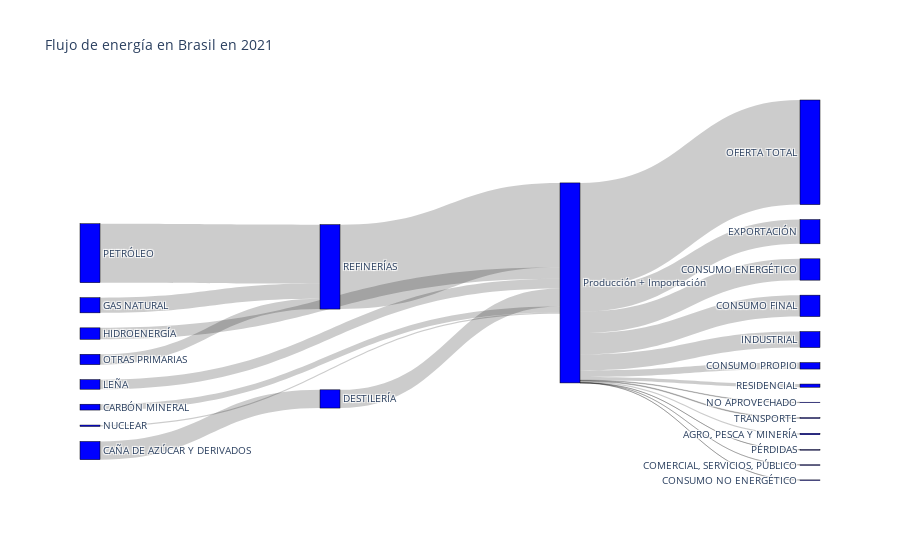

Notebook source saved alongside this figure:
### Code cell
import plotly.graph_objects as go
import numpy as np

# Fuentes de energía (columnas "O.T. ...")
fuentes = ["PETRÓLEO", "GAS NATURAL", 
           "CARBÓN MINERAL", "HIDROENERGÍA", "NUCLEAR",
           "OTRAS PRIMARIAS", "LEÑA", "CAÑA DE AZÚCAR Y DERIVADOS"]

# Sectores de consumo (valores únicos en la columna "Consumo Final")
sectores = df_matriz["Consumo Final"].unique()

# Crear listas para guardar los datos del diagrama de Sankey
labels = list(fuentes) + ['REFINERÍAS', 'DESTILERÍA', 'Producción + Importación'] + list(sectores)
source = []  # índices de las fuentes
target = []  # índices de los destinos
value = []  # valores de los flujos

# Fuentes que pasan por 'Refinerías' y 'Destilerías'
REFINERÍAS = ["PETRÓLEO", "GAS NATURAL", "OTRAS PRIMARIAS"]
DESTILERÍA = ["CAÑA DE AZÚCAR Y DERIVADOS", "OTRAS PRIMARIAS"]

# Llenar las listas source, target y value para los nodos de las fuentes a 'Refinerías', 'Destilerías' o 'Producción + Importación'
for i, fuente in enumerate(fuentes):
    valor = df_matriz.loc[(df_matriz["Consumo Final"] == "PRODUCCIÓN") | (df_matriz["Consumo Final"] == "IMPORTACIÓN"), fuente].sum()
    if not np.isnan(valor):  # ignorar los valores NaN
        source.append(i)
        if fuente in REFINERÍAS:
            target.append(len(fuentes))  # el índice del nodo de 'Refinerías'
        elif fuente in DESTILERÍA:
            target.append(len(fuentes) + 1)  # el índice del nodo de 'Destilerías'
        else:
            target.append(len(fuentes) + 2)  # el índice del nodo de 'Producción + Importación'
        value.append(valor)

# Llenar las listas source, target y value para los nodos de 'Refinerías' y 'Destilerías' a 'Producción + Importación'
for i, nodo_intermedio in enumerate(['REFINERÍAS', 'DESTILERÍA'], start=len(fuentes)):
    valor = sum(value[j] for j in range(len(source)) if target[j] == i)
    if not np.isnan(valor):  # ignorar los valores NaN
        source.append(i)
        target.append(len(fuentes) + 2)  # el índice del nodo de 'Producción + Importación'
        value.append(valor)

# Llenar las listas source, target y value para los nodos de 'Producción + Importación' a los sectores
for j, sector in enumerate(sectores):
    if sector not in ['PRODUCCIÓN', 'IMPORTACIÓN']:  # ignorar las filas de 'Producción' e 'Importación'
        valor = df_matriz.loc[df_matriz["Consumo Final"] == sector, fuentes].sum().sum()  # sumar todos los valores para este sector
        if not np.isnan(valor):  # ignorar los valores NaN
            source.append(len(fuentes) + 2)  # el índice del nodo de 'Producción + Importación'
            target.append(len(fuentes) + j + 3)  # los índices de los destinos empiezan después del índice de 'Producción + Importación'
            value.append(valor)

# Crear el diagrama de Sankey
fig = go.Figure(data=[go.Sankey(
    node = dict(
        pad = 15,
        thickness = 20,
        line = dict(color = "black", width = 0.5),
        label = labels,
        color = "blue"
    ),
    link = dict(
        source = source,
        target = target,
        value = value
    )
)])

fig.update_layout(title_text="Flujo de energía en Brasil en 2021", font_size=10)
fig.show()

### Figure 1 — Plotly figure (JSON) as saved in the notebook; plotly's stock layout.template omitted (floating-point values rounded to 4 significant figures)
{"data": [{"link": {"source": [0, 1, 2, 3, 4, 5, 6, 7, 8, 9, 10, 10, 10, 10, 10, 10, 10, 10, 10, 10, 10, 10, 10, 10, 10, 10, 10, 10, 10, 10, 10, 10, 10, 10, 10, 10], "target": [8, 8, 10, 10, 10, 8, 10, 9, 10, 10, 11, 14, 15, 16, 17, 18, 19, 20, 21, 22, 23, 24, 25, 26, 27, 28, 29, 30, 31, 32, 33, 34, 35, 36, 37, 38], "value": [160100.0, 41170.0, 15850.0, 31130.0, 3836.0, 28040.0, 26020.0, 49470.0, 229300.0, 49470.0, 0, 65720.0, -4539.0, 1218.0, 284100.0, -92550.0, -58190.0, -17700.0, -2584.0, -7346.0, -7850.0, -15540.0, -6324.0, -208100.0, 17590.0, 259.4, -0.1857, 1903.0, 43490.0, 8594.0, 395.7, 3557.0, 0, 57940.0, 215.9, 58160.0]}, "node": {"color": "blue", "label": ["PETRÓLEO", "GAS NATURAL", "CARBÓN MINERAL", "HIDROENERGÍA", "NUCLEAR", "OTRAS PRIMARIAS", "LEÑA", "CAÑA DE AZÚCAR Y DERIVADOS", "REFINERÍAS", "DESTILERÍA", "Producción + Importación", null, "PRODUCCIÓN", "IMPORTACIÓN", "EXPORTACIÓN", "VARIACIÓN DE INVENTARIOS", "NO APROVECHADO", "OFERTA TOTAL", "REFINERÍAS", "CENTRALES ELÉCTRICAS", "AUTOPRODUCTORES", "CENTROS DE GAS", "CARBONERA", "COQUERÍA Y ALTOS HORNOS", "DESTILERÍA", "OTROS CENTROS ", "TOTAL TRANSFORMACIÓN", "CONSUMO PROPIO", "PÉRDIDAS", "AJUSTE", "TRANSPORTE", "INDUSTRIAL", "RESIDENCIAL", "COMERCIAL, SERVICIOS, PÚBLICO", "AGRO, PESCA Y MINERÍA", "CONSTRUCCIÓN Y OTROS", "CONSUMO ENERGÉTICO", "CONSUMO NO ENERGÉTICO", "CONSUMO FINAL"], "line": {"color": "black", "width": 0.5}, "pad": 15, "thickness": 20}, "type": "sankey"}], "layout": {"font": {"size": 10}, "title": {"text": "Flujo de energía en Brasil en 2021"}}}
